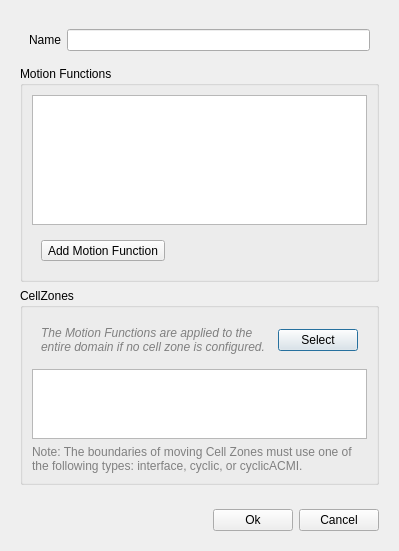
<?xml version="1.0" encoding="UTF-8"?>
<ui version="4.0">
 <class>MotionDefinitionDialog</class>
 <widget class="QDialog" name="MotionDefinitionDialog">
  <property name="geometry">
   <rect>
    <x>0</x>
    <y>0</y>
    <width>399</width>
    <height>551</height>
   </rect>
  </property>
  <property name="windowTitle">
   <string>Motion Definition</string>
  </property>
  <layout class="QVBoxLayout" name="verticalLayout">
   <item>
    <widget class="QScrollArea" name="scrollArea">
     <property name="frameShape">
      <enum>QFrame::NoFrame</enum>
     </property>
     <property name="widgetResizable">
      <bool>true</bool>
     </property>
     <widget class="QWidget" name="scrollAreaWidgetContents">
      <layout class="QVBoxLayout" name="verticalLayout_2">
       <item>
        <widget class="QWidget" name="nameWidget" native="true">
         <layout class="QFormLayout" name="nameLayout">
          <item row="0" column="0">
           <widget class="QLabel" name="nameLabel">
            <property name="text">
             <string>Name</string>
            </property>
           </widget>
          </item>
          <item row="0" column="1">
           <widget class="QLineEdit" name="name"/>
          </item>
         </layout>
        </widget>
       </item>
       <item>
        <widget class="QGroupBox" name="motionFunctionsGroup">
         <property name="title">
          <string>Motion Functions</string>
         </property>
         <layout class="QVBoxLayout" name="motionFunctionsLayout">
          <item>
           <widget class="QListWidget" name="mfList">
            <property name="contextMenuPolicy">
             <enum>Qt::CustomContextMenu</enum>
            </property>
            <property name="verticalScrollBarPolicy">
             <enum>Qt::ScrollBarAlwaysOff</enum>
            </property>
            <property name="horizontalScrollBarPolicy">
             <enum>Qt::ScrollBarAlwaysOff</enum>
            </property>
            <property name="sizeAdjustPolicy">
             <enum>QAbstractScrollArea::AdjustToContents</enum>
            </property>
           </widget>
          </item>
          <item>
           <widget class="QWidget" name="addButtonWidget" native="true">
            <layout class="QHBoxLayout" name="horizontalLayout">
             <item>
              <widget class="QToolButton" name="addButton">
               <property name="text">
                <string>Add Motion Function</string>
               </property>
               <property name="popupMode">
                <enum>QToolButton::InstantPopup</enum>
               </property>
              </widget>
             </item>
             <item>
              <spacer name="addButtonSpacer">
               <property name="orientation">
                <enum>Qt::Horizontal</enum>
               </property>
               <property name="sizeHint" stdset="0">
                <size>
                 <width>40</width>
                 <height>20</height>
                </size>
               </property>
              </spacer>
             </item>
            </layout>
           </widget>
          </item>
         </layout>
        </widget>
       </item>
       <item>
        <widget class="QGroupBox" name="cellZonesGroup">
         <property name="title">
          <string>CellZones</string>
         </property>
         <layout class="QVBoxLayout" name="cellZonesLayout">
          <item>
           <widget class="QWidget" name="cellZonesRowWidget" native="true">
            <layout class="QHBoxLayout" name="cellZonesRow" stretch="1,0">
             <item>
              <widget class="QLabel" name="cellZonesNote">
               <property name="styleSheet">
                <string notr="true">color:grey; font-style:italic</string>
               </property>
               <property name="text">
                <string>The Motion Functions are applied to the entire domain if no cell zone is configured.</string>
               </property>
               <property name="wordWrap">
                <bool>true</bool>
               </property>
              </widget>
             </item>
             <item>
              <widget class="QPushButton" name="selectButton">
               <property name="text">
                <string>Select</string>
               </property>
              </widget>
             </item>
            </layout>
           </widget>
          </item>
          <item>
           <widget class="QListWidget" name="cellZones">
            <property name="sizePolicy">
             <sizepolicy hsizetype="Expanding" vsizetype="Preferred">
              <horstretch>0</horstretch>
              <verstretch>0</verstretch>
             </sizepolicy>
            </property>
            <property name="verticalScrollBarPolicy">
             <enum>Qt::ScrollBarAlwaysOff</enum>
            </property>
            <property name="horizontalScrollBarPolicy">
             <enum>Qt::ScrollBarAlwaysOff</enum>
            </property>
            <property name="sizeAdjustPolicy">
             <enum>QAbstractScrollArea::AdjustToContents</enum>
            </property>
            <property name="editTriggers">
             <set>QAbstractItemView::NoEditTriggers</set>
            </property>
            <property name="selectionMode">
             <enum>QAbstractItemView::NoSelection</enum>
            </property>
           </widget>
          </item>
          <item>
           <widget class="QLabel" name="bottomNote">
            <property name="styleSheet">
             <string notr="true">color:grey</string>
            </property>
            <property name="text">
             <string>Note: The boundaries of moving Cell Zones must use one of the following types: interface, cyclic, or cyclicACMI.</string>
            </property>
            <property name="wordWrap">
             <bool>true</bool>
            </property>
           </widget>
          </item>
         </layout>
        </widget>
       </item>
      </layout>
     </widget>
    </widget>
   </item>
   <item>
    <widget class="QWidget" name="buttonWidget" native="true">
     <layout class="QHBoxLayout" name="buttonLayout">
      <item>
       <spacer name="buttonSpacer">
        <property name="orientation">
         <enum>Qt::Horizontal</enum>
        </property>
        <property name="sizeHint" stdset="0">
         <size>
          <width>40</width>
          <height>20</height>
         </size>
        </property>
       </spacer>
      </item>
      <item>
       <widget class="QPushButton" name="ok">
        <property name="text">
         <string>Ok</string>
        </property>
       </widget>
      </item>
      <item>
       <widget class="QPushButton" name="cancel">
        <property name="text">
         <string>Cancel</string>
        </property>
       </widget>
      </item>
     </layout>
    </widget>
   </item>
  </layout>
 </widget>
 <resources/>
 <connections/>
</ui>
